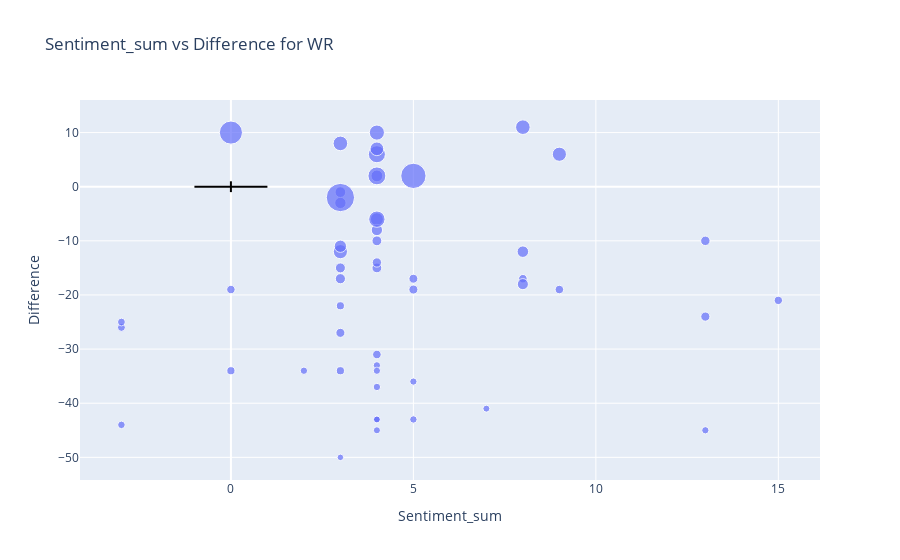
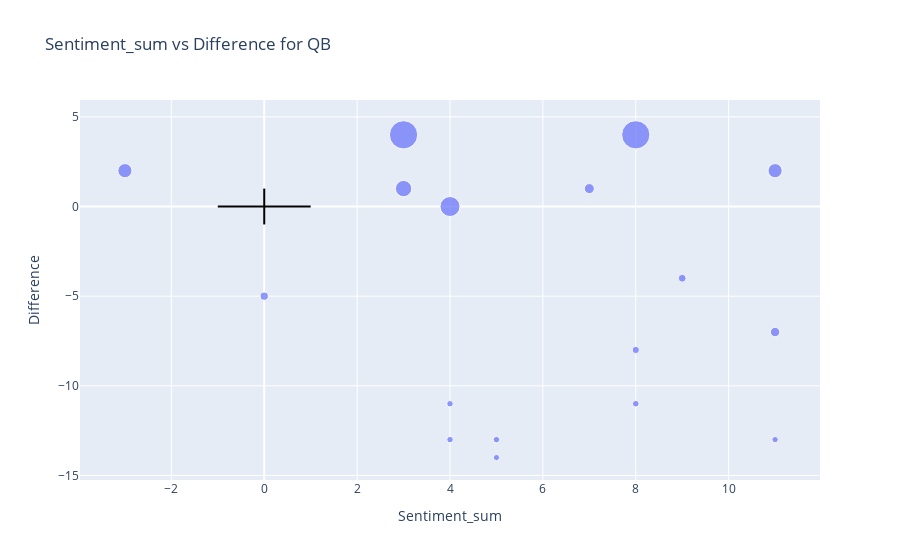
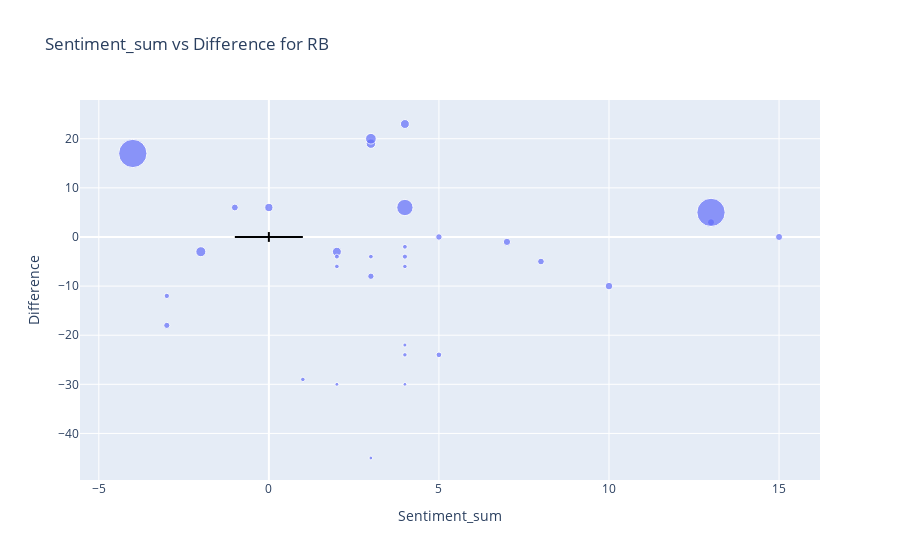
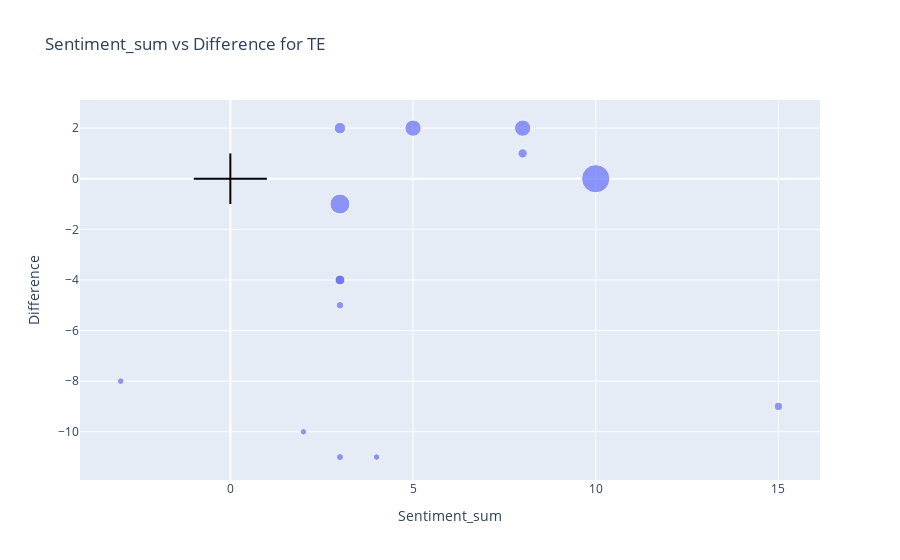

Notebook cell for these charts, in order:
### Code cell
sample_df = pd.read_csv('/Users/yushunli/Documents/Data Science/jupyter_notebook/Fantasy Football/ffnewsletter.csv')
#Filter for rows where 'actual_position_rank' is not null
sample_df = sample_df[sample_df['actual_position_rank'].notnull()]
sample_df['actual_position_rank2'] = 1 / sample_df['actual_position_rank']
for i in sample_df['Position'].unique():
    #Create a new column for inverse of 'actual_position_rank'
    #Plot the scatter plot using plotly and set the 'Player' as the hover text, use the inverse of 'actual_position_rank' as size
    fig = px.scatter(sample_df[sample_df['Position'] == i], x='Sentiment_sum', y='Difference', hover_name='Player', size='actual_position_rank2', title='Sentiment_sum vs Difference for ' + i)
    #Plot a black line at y = 0
    fig.add_shape(type='line', x0=-1, y0=0, x1=1, y1=0, line=dict(color='black', width=2))
    #Plot a black line at x = 0
    fig.add_shape(type='line', x0=0, y0=-1, x1=0, y1=1, line=dict(color='black', width=2))
    #Plot a regression line
    #fig.add_trace(go.Scatter(x=sample_df[sample_df['Position'] == i]['Sentiment_sum'], y=sample_df[sample_df['Position'] == i]['Difference'], mode='lines', name='Regression Line'))
    #Show the plot
    fig.show()

### Figure 1 — Plotly figure (JSON) as saved in the notebook; plotly's stock layout.template omitted (floating-point values rounded to 4 significant figures)
{"data": [{"hovertemplate": "<b>%{hovertext}</b><br><br>Sentiment_sum=%{x}<br>Difference=%{y}<br>actual_position_rank2=%{marker.size}<extra></extra>", "hovertext": ["A.J. Brown", "Alec Pierce", "Allen Lazard", "Amari Cooper", "Antonio Brown", "Brandin Cooks", "Brandon Aiyuk", "Brandon Aiyuk", "Bryan Edwards", "CeeDee Lamb", "Chase Claypool", "Chase Claypool", "Chris Olave", "Corey Davis", "Courtland Sutton", "Courtland Sutton", "DJ Moore", "DJ Moore", "Darnell Mooney", "DeVonta Smith", "Diontae Johnson", "DJ Chark", "Drake London", "Elijah Moore", "Elijah Moore", "George Pickens", "Isaiah McKenzie", "Ja'Marr Chase", "Jahan Dotson", "Jalen Reagor", "Jaylen Waddle", "Jerry Jeudy", "Jerry Jeudy", "Joshua Palmer", "Kadarius Toney", "Kenny Golladay", "Laviska Shenault Jr.", "Marquez Callaway", "Marquise Brown", "Mecole Hardman", "Michael Pittman Jr.", "Michael Thomas", "Odell Beckham Jr.", "Odell Beckham Jr.", "Parris Campbell", "Quez Watkins", "Randall Cobb", "Sammy Watkins", "Tee Higgins", "Tee Higgins", "Treylon Burks", "Tyler Lockett", "Tyreek Hill"], "legendgroup": "", "marker": {"color": "#636efa", "size": [0.2, 0.02273, 0.04, 0.09091, 0.02564, 0.02326, 0.02632, 0.0625, 0.02174, 0.0625, 0.0303, 0.02222, 0.06667, 0.02703, 0.03125, 0.03226, 0.05263, 0.03846, 0.04348, 0.04, 0.1, 0.01667, 0.0303, 0.02273, 0.01562, 0.02778, 0.01639, 0.1667, 0.02041, 0.01515, 0.07143, 0.01667, 0.02564, 0.03571, 0.01493, 0.01786, 0.01724, 0.025, 0.05882, 0.01961, 0.06667, 0.01724, 0.02083, 0.02083, 0.01333, 0.01639, 0.01695, 0.01471, 0.04167, 0.08333, 0.01923, 0.04762, 0.25], "sizemode": "area", "sizeref": 0.000625, "symbol": "circle"}, "mode": "markers", "name": "", "orientation": "v", "showlegend": false, "type": "scatter", "x": [5, 8, 3, 4, 5, 4, 13, 9, 15, 3, 4, 0, 8, 4, 3, 3, 4, 8, 4, 4, 4, 4, 4, 9, 4, 13, 4, 0, 3, 7, 4, 13, 3, 3, 4, -3, 4, 5, 4, -3, 3, 5, 3, 0, 3, 5, 2, 4, 8, 4, -3, 3, 3], "xaxis": "x", "y": [2, -17, -3, 6, -19, -31, -24, 6, -21, -12, -15, -19, 11, -14, -15, -17, -6, -18, 2, -8, 2, -33, -10, -19, -45, -10, -34, 10, -22, -41, 10, -45, -27, -1, -43, -44, -37, -17, 7, -26, 8, -43, -34, -34, -50, -36, -34, -43, -12, -6, -25, -11, -2], "yaxis": "y"}], "layout": {"legend": {"itemsizing": "constant", "tracegroupgap": 0}, "shapes": [{"line": {"color": "black", "width": 2}, "type": "line", "x0": -1, "x1": 1, "y0": 0, "y1": 0}, {"line": {"color": "black", "width": 2}, "type": "line", "x0": 0, "x1": 0, "y0": -1, "y1": 1}], "title": {"text": "Sentiment_sum vs Difference for WR"}, "xaxis": {"anchor": "y", "domain": [0, 1], "title": {"text": "Sentiment_sum"}}, "yaxis": {"anchor": "x", "domain": [0, 1], "title": {"text": "Difference"}}}}

### Figure 2 — Plotly figure (JSON) as saved in the notebook; plotly's stock layout.template omitted (floating-point values rounded to 4 significant figures)
{"data": [{"hovertemplate": "<b>%{hovertext}</b><br><br>Sentiment_sum=%{x}<br>Difference=%{y}<br>actual_position_rank2=%{marker.size}<extra></extra>", "hovertext": ["Aaron Rodgers", "Derek Carr", "Jalen Hurts", "Jalen Hurts", "Jameis Winston", "Joe Burrow", "Joe Burrow", "Justin Fields", "Justin Fields", "Justin Herbert", "Patrick Mahomes", "Tom Brady", "Trevor Lawrence", "Trevor Lawrence", "Trey Lance", "Trey Lance", "Tua Tagovailoa"], "legendgroup": "", "marker": {"color": "#636efa", "size": [0.1111, 0.125, 0.25, 1, 0.05556, 0.08333, 0.25, 0.05, 0.07692, 0.3333, 0.5, 1, 0.05263, 0.05263, 0.04762, 0.05263, 0.06667], "sizemode": "area", "sizeref": 0.0025, "symbol": "circle"}, "mode": "markers", "name": "", "orientation": "v", "showlegend": false, "type": "scatter", "x": [11, 7, 11, 8, 8, 0, -3, 11, 9, 3, 4, 3, 4, 5, 5, 4, 8], "xaxis": "x", "y": [-7, 1, 2, 4, -11, -5, 2, -13, -4, 1, 0, 4, -13, -13, -14, -11, -8], "yaxis": "y"}], "layout": {"legend": {"itemsizing": "constant", "tracegroupgap": 0}, "shapes": [{"line": {"color": "black", "width": 2}, "type": "line", "x0": -1, "x1": 1, "y0": 0, "y1": 0}, {"line": {"color": "black", "width": 2}, "type": "line", "x0": 0, "x1": 0, "y0": -1, "y1": 1}], "title": {"text": "Sentiment_sum vs Difference for QB"}, "xaxis": {"anchor": "y", "domain": [0, 1], "title": {"text": "Sentiment_sum"}}, "yaxis": {"anchor": "x", "domain": [0, 1], "title": {"text": "Difference"}}}}

### Figure 3 — Plotly figure (JSON) as saved in the notebook; plotly's stock layout.template omitted (floating-point values rounded to 4 significant figures)
{"data": [{"hovertemplate": "<b>%{hovertext}</b><br><br>Sentiment_sum=%{x}<br>Difference=%{y}<br>actual_position_rank2=%{marker.size}<extra></extra>", "hovertext": ["Alvin Kamara", "Antonio Gibson", "Antonio Gibson", "Breece Hall", "Brian Robinson Jr.", "Christian McCaffrey", "Chuba Hubbard", "Clyde Edwards-Helaire", "Dameon Pierce", "Damien Harris", "Darrell Henderson Jr.", "Ezekiel Elliott", "Isiah Pacheco", "Jamaal Williams", "James Robinson", "James Robinson", "Javonte Williams", "Javonte Williams", "Joe Mixon", "Jonathan Taylor", "Jonathan Taylor", "Josh Jacobs", "Josh Jacobs", "Mike Davis", "Rhamondre Stevenson", "Ronald Jones II", "Tony Pollard", "Travis Etienne Jr.", "Travis Etienne Jr.", "Trey Sermon", "Tyler Allgeier", "Zack Moss"], "legendgroup": "", "marker": {"color": "#636efa", "size": [0.07143, 0.1, 0.05882, 0.03571, 0.02703, 0.04, 0.0303, 0.02564, 0.0625, 0.0625, 0.08333, 0.125, 0.02564, 0.1, 0.06667, 0.02778, 0.05263, 0.01818, 0.3333, 1, 0.04762, 0.05, 1, 0.02439, 0.1111, 0.02083, 0.1429, 0.01754, 0.05556, 0.01887, 0.02857, 0.03226], "sizemode": "area", "sizeref": 0.0025, "symbol": "circle"}, "mode": "markers", "name": "", "orientation": "v", "showlegend": false, "type": "scatter", "x": [10, 2, -1, -3, 2, 5, 2, 1, 13, 15, 0, -2, 4, 4, 7, 3, 5, 3, 4, 13, -3, 3, -4, 4, 3, 4, 3, 4, 8, 2, 4, 4], "xaxis": "x", "y": [-10, -3, 6, -12, -6, -24, -4, -29, 3, 0, 6, -3, -6, 23, -1, -4, 0, -45, 6, 5, -18, -8, 17, -24, 19, -22, 20, -30, -5, -30, -2, -4], "yaxis": "y"}], "layout": {"legend": {"itemsizing": "constant", "tracegroupgap": 0}, "shapes": [{"line": {"color": "black", "width": 2}, "type": "line", "x0": -1, "x1": 1, "y0": 0, "y1": 0}, {"line": {"color": "black", "width": 2}, "type": "line", "x0": 0, "x1": 0, "y0": -1, "y1": 1}], "title": {"text": "Sentiment_sum vs Difference for RB"}, "xaxis": {"anchor": "y", "domain": [0, 1], "title": {"text": "Sentiment_sum"}}, "yaxis": {"anchor": "x", "domain": [0, 1], "title": {"text": "Difference"}}}}

### Figure 4 — Plotly figure (JSON) as saved in the notebook; plotly's stock layout.template omitted (floating-point values rounded to 4 significant figures)
{"data": [{"hovertemplate": "<b>%{hovertext}</b><br><br>Sentiment_sum=%{x}<br>Difference=%{y}<br>actual_position_rank2=%{marker.size}<extra></extra>", "hovertext": ["Cole Kmet", "Dallas Goedert", "Darren Waller", "David Njoku", "Evan Engram", "Kyle Pitts", "Kyle Pitts", "Kyle Pitts", "Logan Thomas", "Mark Andrews", "Noah Fant", "T.J. Hockenson", "T.J. Hockenson", "Travis Kelce"], "legendgroup": "", "marker": {"color": "#636efa", "size": [0.07143, 0.1667, 0.0625, 0.1111, 0.05263, 0.125, 0.08333, 0.125, 0.05556, 0.5, 0.05556, 0.3333, 0.3333, 1], "sizemode": "area", "sizeref": 0.0025, "symbol": "circle"}, "mode": "markers", "name": "", "orientation": "v", "showlegend": false, "type": "scatter", "x": [3, 3, 3, 8, 2, 3, 15, 3, 4, 3, -3, 8, 5, 10], "xaxis": "x", "y": [-5, 2, -11, 1, -10, -4, -9, -4, -11, -1, -8, 2, 2, 0], "yaxis": "y"}], "layout": {"legend": {"itemsizing": "constant", "tracegroupgap": 0}, "shapes": [{"line": {"color": "black", "width": 2}, "type": "line", "x0": -1, "x1": 1, "y0": 0, "y1": 0}, {"line": {"color": "black", "width": 2}, "type": "line", "x0": 0, "x1": 0, "y0": -1, "y1": 1}], "title": {"text": "Sentiment_sum vs Difference for TE"}, "xaxis": {"anchor": "y", "domain": [0, 1], "title": {"text": "Sentiment_sum"}}, "yaxis": {"anchor": "x", "domain": [0, 1], "title": {"text": "Difference"}}}}
